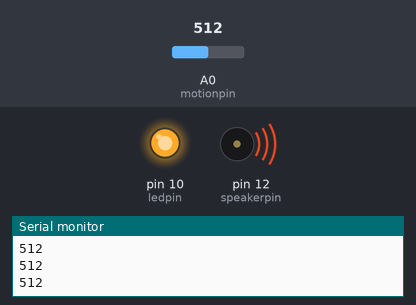
Simulated run of this sketch. Board: Arduino Uno, built with avr-gcc and run on an emulated ATmega328P. Shown: output pins drawn as LEDs (lit = HIGH), buzzer (waves = sounding), the last lines printed to the serial monitor. The test bench sets the inputs (shaded band); at power-on: A0 (motionpin) = 512.

Above: at 1.2 s.
1.3 s: A0 (motionpin) set to 317
2.8 s: A0 (motionpin) set to 285
At 3.1 s:
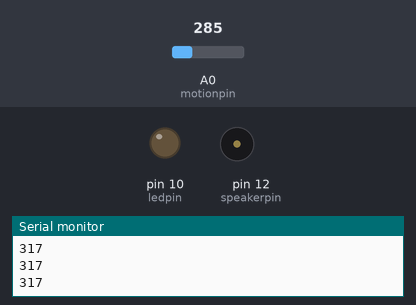
4.3 s: A0 (motionpin) set to 306
At 5.3 s:
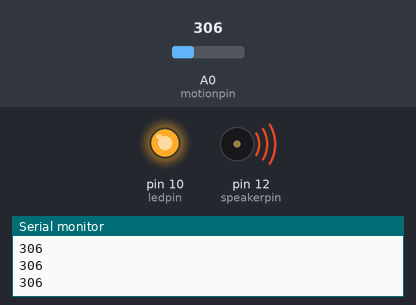
5.8 s: A0 (motionpin) set to 290
At 6.5 s:
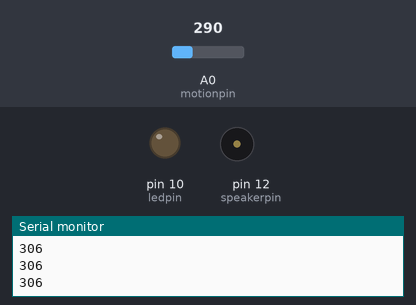
Timing chart, 0 to 8.3 s (numbered marks = the images above; inputs shaded):
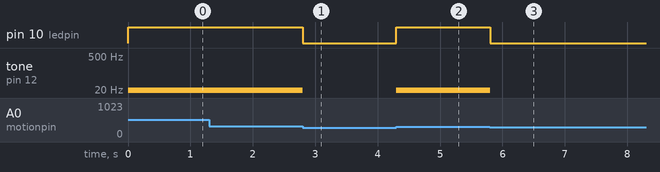

The sketch:

projectcode.ino
```cpp
/*
 Name = Dighvijay singh
 CS_207
 */


const int motionpin=A0;
const int ledpin=10;
const int speakerpin=12;
int motionsensvalue=0;//sets the value to  zero
void setup()
{
// put your setup code here, to run once:
Serial.begin(9600);
pinMode(ledpin, OUTPUT);
pinMode(motionpin,INPUT);
pinMode(speakerpin,OUTPUT);
}
void loop()
{
// put your main code here, to run repeatedly:
// it readsthe analog data from pir motion sensor
motionsensvalue=analogRead(motionpin);


//checks the value of the sensor in the serial monitor
if (motionsensvalue>=300){
digitalWrite(ledpin,HIGH);
//turns on led and speaker
tone(speakerpin,10);
Serial.println(motionsensvalue);
}
else {
//turns led off led and speaker
digitalWrite(ledpin,LOW);
noTone(speakerpin);
}
}
```

Measured:
- the behaviour switches between 300 and 299 on A0 (motionpin) (found by bisection; images 0 and 1)
- after the input at 2.8 s, pin 10 (ledpin): HIGH → LOW at once; tone on pin 12 (speakerpin): 10 Hz → silent at once
- after the input at 4.3 s, pin 10 (ledpin): LOW → HIGH at once; tone on pin 12 (speakerpin): silent → 10 Hz at once
- after the input at 5.8 s, pin 10 (ledpin): HIGH → LOW at once; tone on pin 12 (speakerpin): 10 Hz → silent at once
